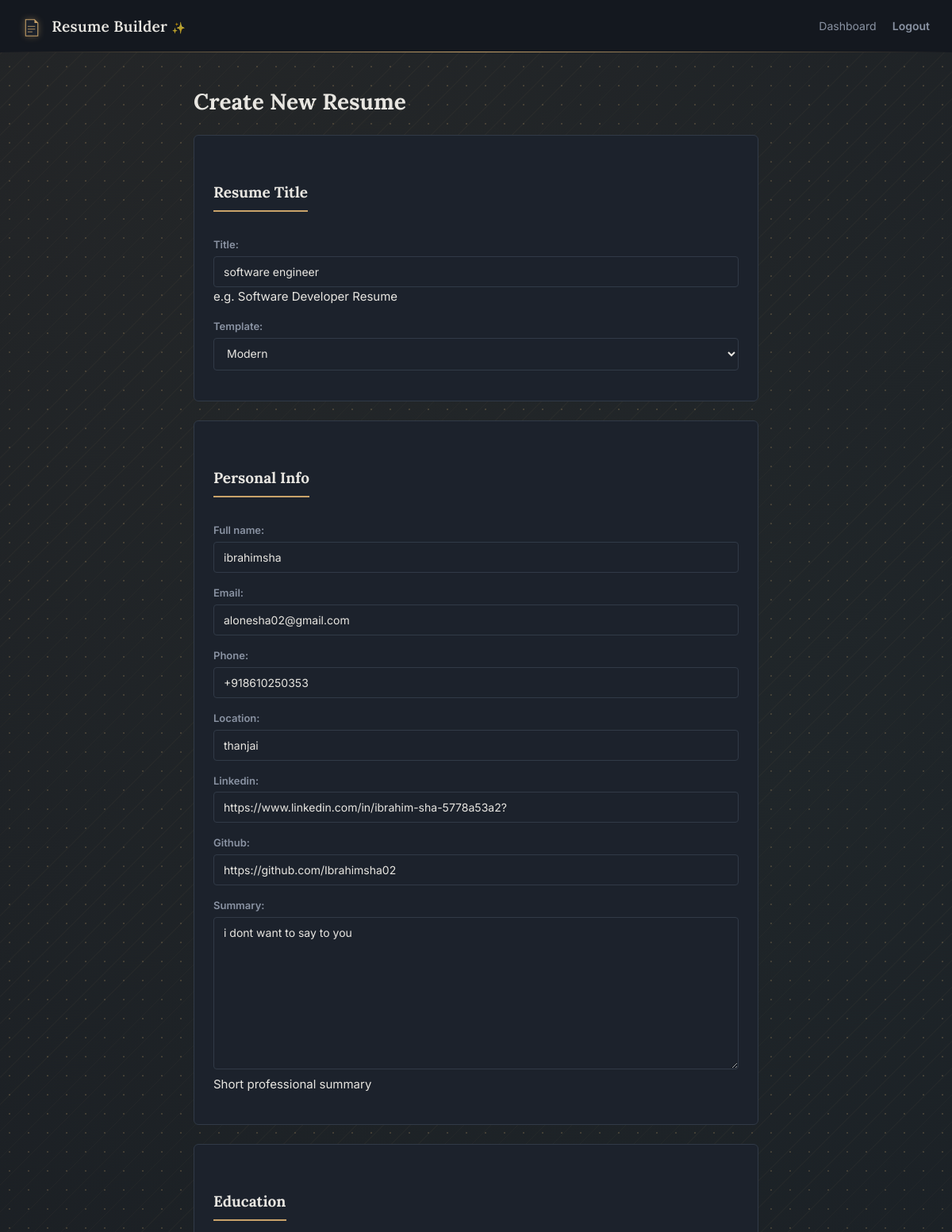
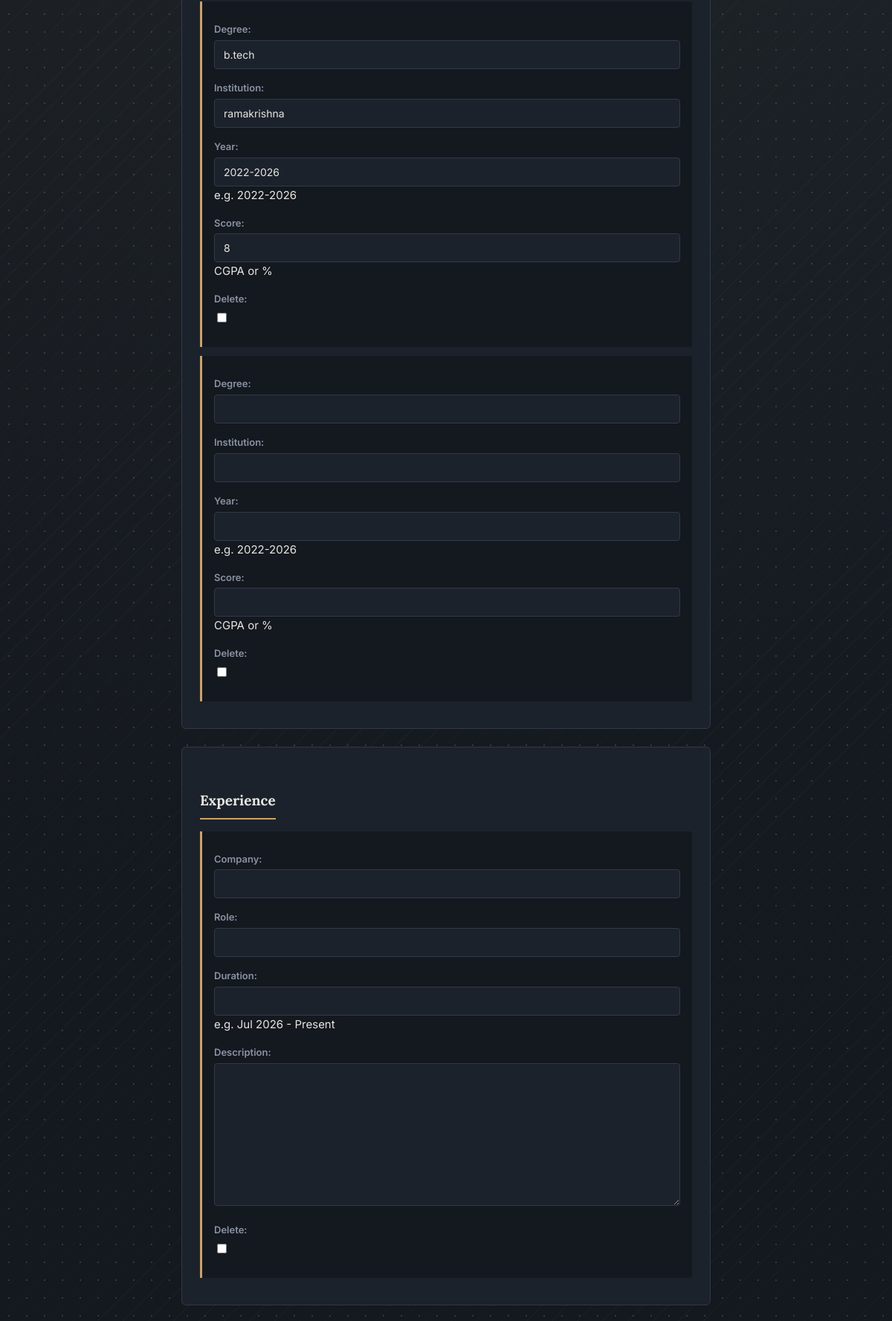
The app's page /resume/1/edit/ (signed in, upper part) with its own data (2 pictures, top to bottom).
### resumes/models.py (models this page shows, shortened)
class Resume(models.Model):
    TEMPLATE_CHOICES = [
        ('classic', 'Classic'),
        ('modern', 'Modern'),
        ('minimal', 'Minimal'),
    ]
    user = models.ForeignKey(User, on_delete=models.CASCADE)
    title = models.CharField(max_length=200, help_text="e.g. Software Developer Resume")
    template = models.CharField(max_length=20, choices=TEMPLATE_CHOICES, default='classic')
    created_at = models.DateTimeField(auto_now_add=True)
    updated_at = models.DateTimeField(auto_now=True)

class PersonalInfo(models.Model):
    resume = models.OneToOneField(Resume, on_delete=models.CASCADE, related_name='personal_info')
    full_name = models.CharField(max_length=200)
    email = models.EmailField()
    phone = models.CharField(max_length=20, blank=True)
    location = models.CharField(max_length=200, blank=True)
    linkedin = models.URLField(blank=True)
    github = models.URLField(blank=True)
    summary = models.TextField(blank=True, help_text="Short professional summary")

### resumes/views.py (the view)
# urls.py: path('resume/<int:resume_id>/edit/', views.edit_resume, name='edit_resume'),
@login_required
def edit_resume(request, resume_id):
    resume = get_object_or_404(Resume, id=resume_id, user=request.user)
    personal_info, created = PersonalInfo.objects.get_or_create(resume=resume)
    if request.method == 'POST':
        resume_form = ResumeForm(request.POST, instance=resume)
        personal_form = PersonalInfoForm(request.POST, instance=personal_info)
        education_formset = EducationFormSet(request.POST, instance=resume)
        experience_formset = ExperienceFormSet(request.POST, instance=resume)
        skill_formset = SkillFormSet(request.POST, instance=resume)
        project_formset = ProjectFormSet(request.POST, instance=resume)
        certification_formset = CertificationFormSet(request.POST, instance=resume)
        achievement_formset = AchievementFormSet(request.POST, instance=resume)
        language_formset = LanguageFormSet(request.POST, instance=resume)
        if (resume_form.is_valid() and personal_form.is_valid() and
            education_formset.is_valid() and experience_formset.is_valid() and
            skill_formset.is_valid() and project_formset.is_valid() and
            certification_formset.is_valid() and achievement_formset.is_valid() and
            language_formset.is_valid()):
            resume_form.save()
            personal_form.save()
            education_formset.save()
            experience_formset.save()
            skill_formset.save()
            project_formset.save()
            certification_formset.save()
            achievement_formset.save()
            language_formset.save()
            return redirect('resume_detail', resume_id=resume.id)
    else:
        resume_form = ResumeForm(instance=resume)
        personal_form = PersonalInfoForm(instance=personal_info)
        education_formset = EducationFormSet(instance=resume)
        experience_formset = ExperienceFormSet(instance=resume)
        skill_formset = SkillFormSet(instance=resume)
        project_formset = ProjectFormSet(instance=resume)
        certification_formset = CertificationFormSet(instance=resume)
        achievement_formset = AchievementFormSet(instance=resume)
        language_formset = LanguageFormSet(instance=resume)
    context = {
        'resume_form': resume_form,
        'personal_form': personal_form,
        'education_formset': education_formset,
        'experience_formset': experience_formset,
        'skill_formset': skill_formset,
        'project_formset': project_formset,
        'certification_formset': certification_formset,
        'achievement_formset': achievement_formset,
        'language_formset': language_formset,
    }
    return render(request, 'resumes/create_resume.html', context)

### resumes/forms.py
class ResumeForm(forms.ModelForm):
    class Meta:
        model = Resume
        fields = ['title', 'template']

class PersonalInfoForm(forms.ModelForm):
    class Meta:
        model = PersonalInfo
        fields = ['full_name', 'email', 'phone', 'location', 'linkedin', 'github', 'summary']

### resumes/templates/resumes/create_resume.html (shortened to what this page needs)
{% extends 'base.html' %}
{% block content %}
    <h1>Create New Resume</h1>
    <form method="post">
        <div class="form-section">
            <h2>Resume Title</h2>
            {{ resume_form.as_p }}
        </div>
        <div class="form-section">
            <h2>Personal Info</h2>
            {{ personal_form.as_p }}
        </div>
        <div class="form-section">
            <h2>Education</h2>
            {% for form in education_formset %}
                <div class="formset-item">{{ form.as_p }}</div>
            {% endfor %}
        </div>
        <div class="form-section">
            <h2>Experience</h2>
            {% for form in experience_formset %}
                <div class="formset-item">{{ form.as_p }}</div>
            {% endfor %}
        </div>
    </form>
{% endblock %}

### static/css/style.css (style rules this page uses)
:root { --ink: #E8E6E1; --paper: #14181F; --paper-alt: #1C222C; --slate: #8A93A3; --gold: #C9A36A; --success: #4CAF7D; --error: #E06B4A; --border: #313A47; }
* { box-sizing: border-box; }
body { margin: 0; background: var(--paper); color: var(--ink); font-family: 'Inter', Arial, sans-serif; font-size: 15px; line-height: 1.6; }
h1, h2, h3 { font-family: 'Lora', Georgia, serif; color: var(--ink); margin-top: 0; }
h1 { font-size: 28px; }
h2 { font-size: 19px; padding-bottom: 8px; border-bottom: 2px solid var(--gold); display: inline-block; margin-bottom: 16px; margin-top: 32px; }
form p { margin-bottom: 14px; }
label { display: block; font-size: 13px; color: var(--slate); margin-bottom: 4px; font-weight: 600; }
input[type=text], input[type=email], input[type=password], input[type=url], input[type=tel], textarea, select { width: 100%; padding: 10px 12px; border: 1px solid var(--border); border-radius: 4px; background: var(--paper-alt); font-family: inherit; font-size: 14px; color: var(--ink); }
textarea { min-height: 80px; resize: vertical; }
.form-section { background: var(--paper-alt); border: 1px solid var(--border); border-radius: 6px; padding: 24px; margin-bottom: 24px; }
.formset-item { border-left: 3px solid var(--gold); padding: 12px 16px; margin-bottom: 12px; background: var(--paper); border-radius: 0 4px 4px 0; }
.resume-card, button, .btn, .detail-actions a, a, input, textarea, select { transition: all 0.2s ease; }
.form-section { animation: fadeInUp 0.4s ease-out backwards; }
form .form-section:nth-of-type(1) { animation-delay: 0.05s; }
form .form-section:nth-of-type(2) { animation-delay: 0.1s; }
form .form-section:nth-of-type(3) { animation-delay: 0.15s; }
form .form-section:nth-of-type(4) { animation-delay: 0.2s; }
h1 { animation: titleReveal 0.6s ease-out; }
h2 { animation: underlineGrow 0.8s ease-out 0.2s backwards; }
body { background-image: radial-gradient(circle at 15% 0%, rgba(201,163,106,0.08), transparent 40%), radial-gradient(circle at 85% 15%, rgba(95,168,160,0.06), transparent 35%), radial-gradient(circle at 50% 100%, rgba(76,88,110,0.1), transparent 50%), repeating-linear-gradient(135deg, rgba(201,163,106,0.035) 0px, rgba(201,163,106,0.035) 1px, transparent 1px, transparent 24px), radial-gradient(rgba(201,163,106,0.22) 1.5px, transparent 1.5px); background-size: auto, auto, auto, auto, 24px 24px; background-color: var(--paper); background-attachment: fixed; }
:root { --teal: #5FA8A0; --rose: #C97B7B; }

### records on screen
Resume: title "software engineer", template "Modern"
PersonalInfo: full_name "ibrahimsha", email "alonesha02@gmail.com", phone "+918610250353", location "thanjai", linkedin "https://www.linkedin.com/in/ibrahim-sha-5778a53a2?", github "https://github.com/Ibrahimsha02", summary "i dont want to say to you"
